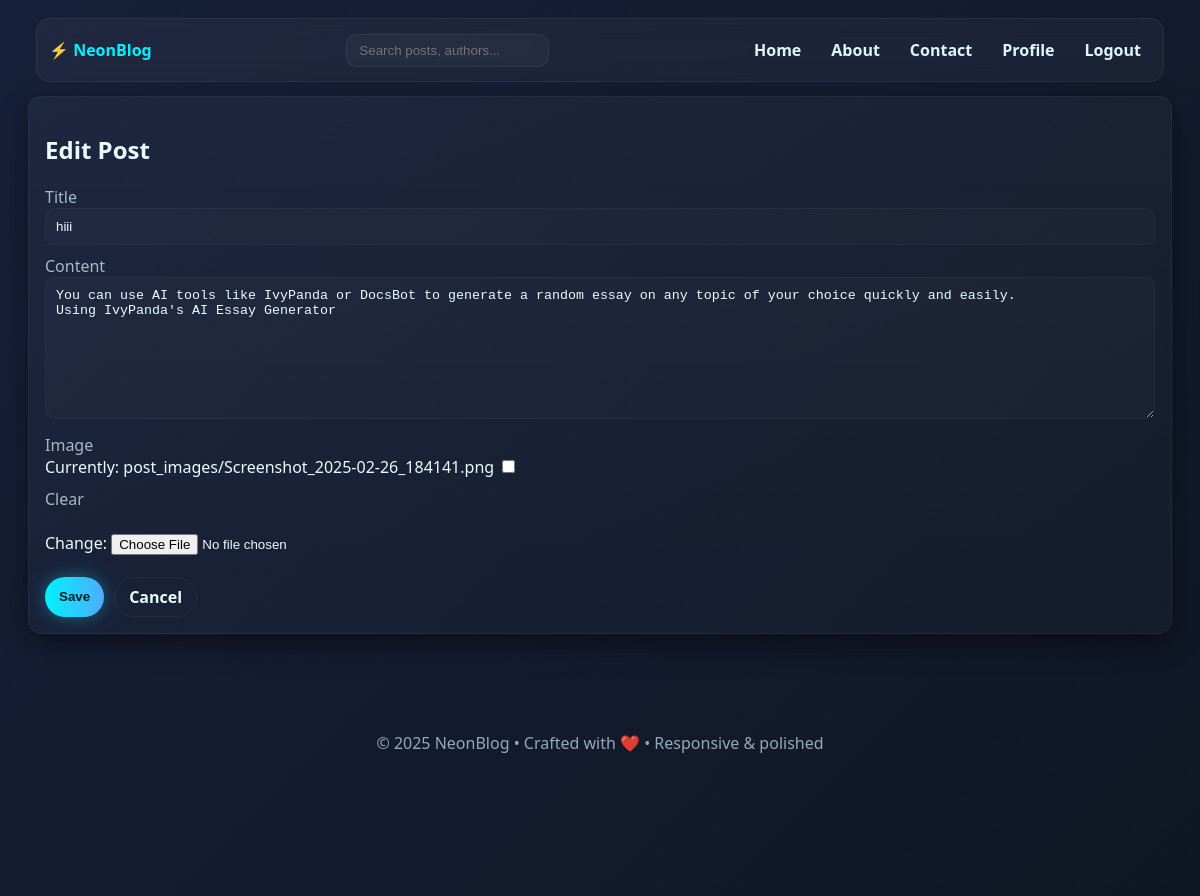
The page /post/7/edit/ (signed in) on the database its author committed.
### blog/models.py (models this page shows, shortened)
class Post(models.Model):
    title = models.CharField(max_length=220)
    author = models.ForeignKey(User, on_delete=models.CASCADE, related_name='posts')
    content = models.TextField()
    image = models.ImageField(upload_to='post_images/', blank=True, null=True)
    created_at = models.DateTimeField(default=timezone.now)
    updated_at = models.DateTimeField(auto_now=True)
    class Meta:
        ordering = ['-created_at']

### blog/views.py (the view)
# urls.py: path('post/<int:pk>/edit/', views.post_update, name='post_update'),
@login_required
def post_update(request, pk):
    post = get_object_or_404(Post, pk=pk, author=request.user)
    if request.method == 'POST':
        form = PostForm(request.POST, request.FILES, instance=post)
        if form.is_valid():
            form.save()
            messages.success(request,"Updated.")
            return redirect('post_detail', pk=post.pk)
    else:
        form = PostForm(instance=post)
    return render(request,'blog/post_form.html',{'form':form,'mode':'Edit'})

### blog/forms.py
class PostForm(forms.ModelForm):
    class Meta:
        model = Post
        fields = ['title', 'content', 'image']
        widgets = {
            'title': forms.TextInput(attrs={'placeholder':'Enter catchy title','class':'input'}),
            'content': forms.Textarea(attrs={'placeholder':'Write your post...','class':'textarea','rows':8}),
            'image': forms.ClearableFileInput(attrs={'class':'file-input'}),
        }

### blog/templates/blog/post_form.html (shortened to what this page needs)
{% extends 'blog/base.html' %}
{% load static %}
{% block extra_css %}<link rel="stylesheet" href="{% static 'blog/css/post_form.css' %}">{% endblock %}
{% block content %}
<div class="card form-card">
  <h2>{{ mode }} Post</h2>
  <form method="post" enctype="multipart/form-data">{% csrf_token %}
    <label>Title</label>
    {{ form.title }}
    <label>Content</label>
    {{ form.content }}
    <label>Image</label>
    {{ form.image }}
    <div style="display:flex;gap:10px;margin-top:12px">
      <button class="btn btn-glow" type="submit">Save</button>
      <a class="btn ghost" href="{% url 'home' %}">Cancel</a>
    </div>
  </form>
</div>
{% endblock %}

### blog/static/blog/css/base.css (style rules this page uses)
a { text-decoration: none; color: inherit; }
:root { --bg1: #0f1724; --bg2: #17203a; --accent: #00f2fe; --accent2: #4facfe; --muted: #a6b9c7; }
* { box-sizing: border-box; }
html, body { height: 100%; margin: 0; font-family: 'Poppins', system-ui, Arial; color: #eafcff; background: linear-gradient(135deg, var(--bg2), var(--bg1)); }
.btn { padding: 8px 14px; border-radius: 22px; border: none; cursor: pointer; font-weight: 700; }
.btn-glow { background: linear-gradient(90deg, var(--accent), var(--accent2)); color: #061b22; box-shadow: 0 0 14px rgba(0, 242, 254, 0.25), 0 0 28px rgba(79, 172, 254, 0.18); }
.btn.ghost { background: transparent; border: 1px solid rgba(255, 255, 255, 0.06); color: inherit; }
.card { background: linear-gradient(180deg, rgba(255, 255, 255, 0.03), rgba(255, 255, 255, 0.02)); border: 1px solid rgba(255, 255, 255, 0.05); padding: 16px; border-radius: 14px; margin-bottom: 16px; box-shadow: 0 10px 28px rgba(0, 0, 0, 0.45); }

### blog/static/blog/css/post_form.css (style rules this page uses)
.form-card label { display: block; margin-top: 10px; color: var(--muted); }
.input, .textarea { width: 100%; padding: 10px; border-radius: 10px; border: 1px solid rgba(255, 255, 255, 0.04); background: rgba(255, 255, 255, 0.02); color: inherit; }
.form-card .btn { margin-top: 10px; }

### rows shown on the page
Post: title "hiii", content "You can use AI tools like IvyPanda or DocsBot to generate a random essay on any topic of your choice quickly and easily. Using IvyPanda's AI Essay Generator"

### other values the page prints
{{ mode }} "Edit"
